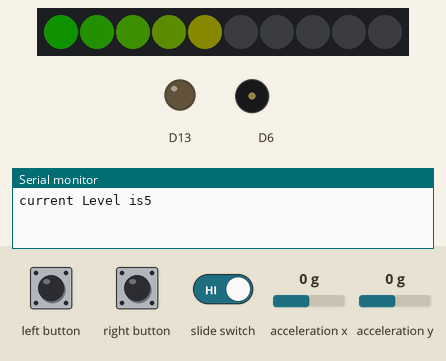
This sketch was run on a simulated Adafruit Circuit Playground Express. Parts: 10 RGB LEDs in strip order, left to right, output pins drawn as LEDs (lit = HIGH), buzzer (waves = sounding), the last lines printed to the serial monitor. The inputs (shaded band) are chosen by the test bench; at power-on: acceleration x 0 g, acceleration y 0 g. Dim RGB values are drawn brighter than linear.

Above: at 1.2 s.
1.3 s: left button pressed for 1 s
At 3.0 s:
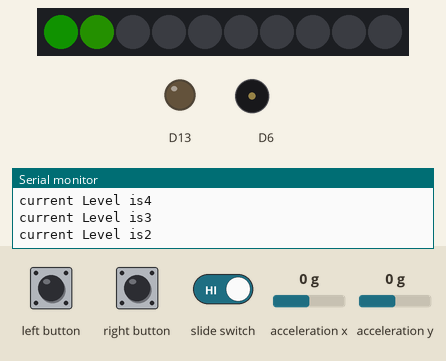
3.8 s: slide switch set LOW
At 4.3 s:
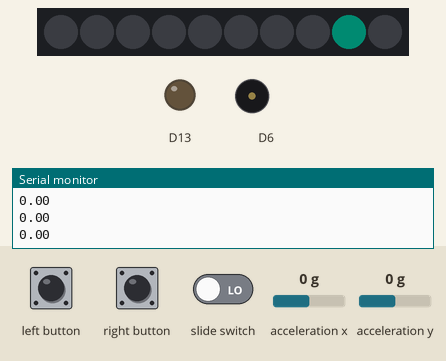
5.4 s: slide switch set HIGH
At 6.1 s:
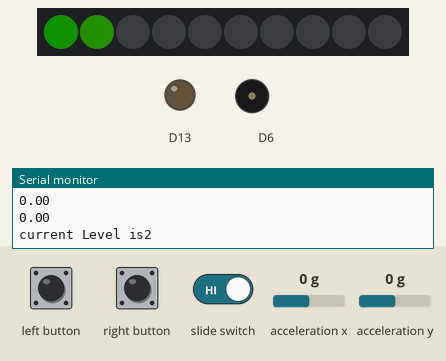
6.9 s: right button pressed for 3.2 s
At 10.0 s:
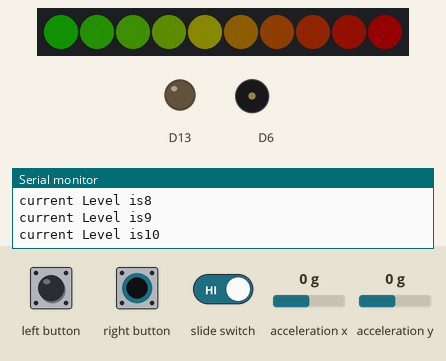
11.6 s: slide switch set LOW
13.4 s: left button driven HIGH and slide switch driven HIGH
At 13.76 s:
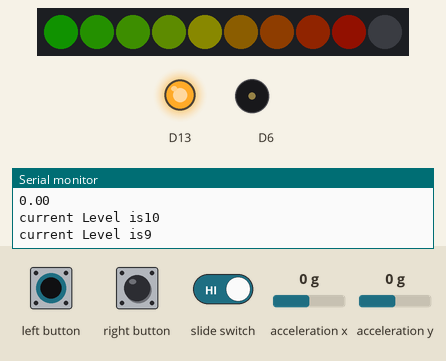
Timing chart, 0 to 16.4 s (numbered marks = the images above; inputs shaded):
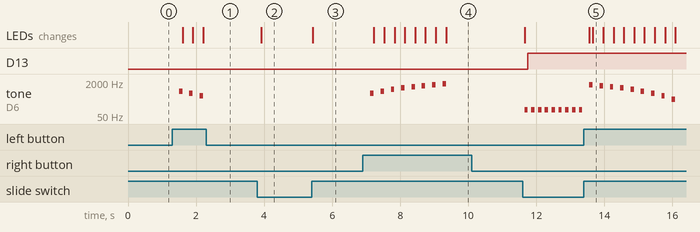

The sketch:

AccelGame.ino
```cpp
#include <Adafruit_CircuitPlayground.h>


#define  MINLVL 1
#define MAXLVL 10
#define STARTLVL 5

float X, Y, angle;
int currentPos;
int colorCode;
bool wasInSetup;
int currentLevel;


void setup() {
  Serial.begin(9600);
  CircuitPlayground.begin();

  wasInSetup = false;
  currentLevel=STARTLVL;

}

void loop() {

  //Setup Modus
  if (CircuitPlayground.slideSwitch())
  {
    if(!wasInSetup)
    {
      //It's first time now in Setup!
      ShowCurrentLevel(currentLevel);
    }
    wasInSetup = true;
    SetupDifficulty();

  }
  //Game Mode
  else
  {
    if (wasInSetup)
    {
      //Daten speichern!
      Serial.println("Saving Data NOW!");
      ClearLights();
      wasInSetup = false;
    }

    //Values from the sensor
    X = CircuitPlayground.motionX();
    Y = CircuitPlayground.motionY();
    if (isValidTilt(X, Y))
    {
      angle = GetAngle(X, Y);
      currentPos = getPos(angle);
      colorCode = CalcColor(angle);
      DrawLights(currentPos, colorCode);
    }
  }


  delay(100);
}

//Menue to setup the difficulty
void SetupDifficulty()
{

  int tmplvl = currentLevel;
  if (CircuitPlayground.rightButton())
  {
    tmplvl += 1;
  }
  if (CircuitPlayground.leftButton())
  {
    tmplvl -= 1;
  }
  delay(100);

  int newLevel = constrain(tmplvl, MINLVL, MAXLVL);
  //show and play only if change is there
  if (currentLevel != newLevel)
  {
    playSound(newLevel);
    currentLevel = newLevel;

    ShowCurrentLevel(currentLevel);
  }

}

void playSound(int lvl)
{
  CircuitPlayground.playTone((lvl + 1) * 150, 100);
}

//Shows the current level on the wheel
void ShowCurrentLevel(int lvl)
{
  Serial.print("current Level is");
  Serial.println(lvl);

  CircuitPlayground.clearPixels();

  for (int i = 0; i <= lvl; i++)
  {
    int scaler = i * 25;
    //Level starts with 1, pixels start with 0
    CircuitPlayground.setPixelColor(i - 1, scaler, 255 - scaler, 0);
  }
}

bool isValidTilt(float x, float y)
{
  bool valid=false;
  float hyp = sqrt(pow(x, 2) + pow(y, 2));
  Serial.println(hyp);
  if (hyp < (MAXLVL-currentLevel))
  {
    valid=true;
  }
  else
  {
    valid=false;
    CircuitPlayground.playTone(100,100);
  }
  CircuitPlayground.redLED(!valid);

  return valid;

}

float GetAngle(float x, float y)
{
  float w = (atan2(y, x) * 180) / PI;
  return w;
}


//Draws the lights
void DrawLights(int index, int cCode)
{
  ClearLights();
  CircuitPlayground.setPixelColor(index, cCode);

}

void ClearLights()
{
  CircuitPlayground.clearPixels();
}

//Calculates a color, dependant on the angle
int CalcColor(double angle)
{
  //make it positive
  float newAngle = angle + 180.0;
  uint8_t  colorSeed = (uint8_t)(newAngle * 0.7);
  return CircuitPlayground.colorWheel(colorSeed);
}

//Maps the angle to the position of the LEDs
int getPos(float angle)
{
  int pos;
  if (angle >= 0 && angle < 36) {
    pos = 8;
  } else if (angle >= 36 && angle < 72) {
    pos = 9;
  } else if (angle >= 72 && angle < 108) {
    pos = 0;
  } else if (angle >= 108 && angle < 144) {
    pos = 1;
  } else if (angle >= 144 && angle < 180) {
    pos = 2;
  } else if (angle >= -180 && angle < -144) {
    pos = 3;
  } else if (angle >= -144 && angle < -108) {
    pos = 4;
  } else if (angle >= -108 && angle < -72) {
    pos = 5;
  } else if (angle >= -72 && angle < -36) {
    pos = 6;
  } else if (angle >= -36 && angle < 0) {
    pos = 7;
  }
  return pos;
}
```

Measured:
- after the input at 1.3 s, tone on D6: plays 750 Hz for 0.10 s, 600 Hz for 0.10 s, 450 Hz for 0.10 s, starting after 0.20 s; the LEDs: first change after 0.31 s (image 1 shows a later state)
- after the input at 3.8 s, the LEDs: change after 0.11 s (image 2)
- after the input at 5.4 s, the LEDs: change at once (image 3)
- after the input at 6.9 s, tone on D6: plays 600 Hz for 0.10 s, 750 Hz for 0.10 s, 900 Hz for 0.10 s, 1050 Hz for 0.10 s, 1200 Hz for 0.10 s, 1350 Hz for 0.10 s … (8 notes in this stretch), starting after 0.23 s; the LEDs: first change after 0.33 s (image 4 shows a later state)
- after the input at 11.6 s, D13: LOW → HIGH after 0.15 s; tone on D6: alternates 100 Hz for 0.10 s and silent for 0.10 s, starting after 0.05 s
- after the input at 13.4 s, the LEDs: first change after 0.16 s (image 5 shows a later state)
